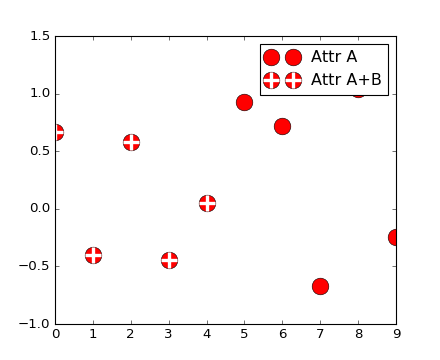

Reproduce this figure in Python.
import matplotlib.pyplot as plt
from numpy.random import randn

z = randn(10)

red_dot, = plt.plot(z, "ro", markersize=15)
# Put a white cross over some of the data.
white_cross, = plt.plot(z[:5], "w+", markeredgewidth=3, markersize=15)

plt.legend([red_dot, (red_dot, white_cross)], ["Attr A", "Attr A+B"])
